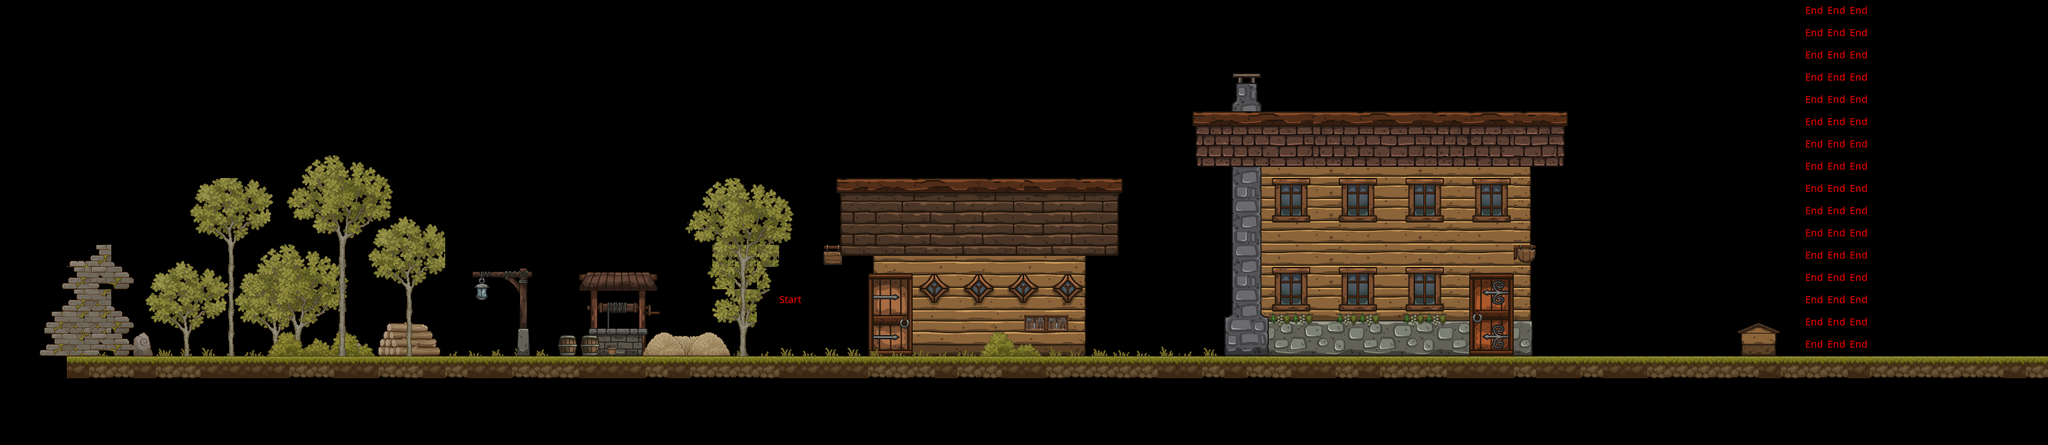

Tiled map render using the project's own tile images. Description and the map definition, with tile-layer contents summarised, below:
An orthogonal 92x20 tile map with 32x32 px tiles, 16 tile layers (End, Spawn, Decoration-BehindBuilding-InFrontOfPlayer, Buildings-InFrontOfPlayer, ...) and 3 objects.

<map version="1.9" tiledversion="1.9.2" orientation="orthogonal" renderorder="right-down" width="92" height="20" tilewidth="32" tileheight="32" infinite="0" nextlayerid="25" nextobjectid="1">
 <tileset firstgid="1" name="Market" tilewidth="32" tileheight="32" tilecount="4420" columns="68">
  <image source="ANXY-FeedTheDog.png" width="2184" height="2086" />
  <tile id="2332">
   <objectgroup draworder="index" id="2">
    <object id="5" x="0" y="0" width="32" height="32" />
   </objectgroup>
  </tile>
  <tile id="3148">
   <objectgroup draworder="index" id="2">
    <object id="1" x="0" y="0.454545" width="32" height="32" />
   </objectgroup>
  </tile>
  <tile id="3284">
   <objectgroup draworder="index" id="2">
    <object id="1" x="0" y="0" width="32" height="32" />
   </objectgroup>
  </tile>
 </tileset>
 <layer id="24" name="End" width="92" height="20">
  <data>[1840 cells, 48 non-empty, 1 distinct tile ids]</data>
 </layer>
 <layer id="7" name="Spawn" width="92" height="20">
  <data>[1840 cells, 1 non-empty, 1 distinct tile ids]</data>
 </layer>
 <layer id="15" name="Decoration-BehindBuilding-InFrontOfPlayer" width="92" height="20">
  <data>[1840 cells, 1 non-empty, 1 distinct tile ids]</data>
 </layer>
 <layer id="1" name="Buildings-InFrontOfPlayer" width="92" height="20">
  <data>[1840 cells, 54 non-empty, 28 distinct tile ids]</data>
 </layer>
 <layer id="13" name="Decoration-InFrontBuilding-InFrontOfPlayer" width="92" height="20">
  <data>[1840 cells, 24 non-empty, 12 distinct tile ids]</data>
 </layer>
 <layer id="16" name="Fauna2-InFrontOfPlayer" width="92" height="20">
  <data>[1840 cells, 0 non-empty, 0 distinct tile ids]</data>
 </layer>
 <layer id="18" name="Fauna-InFrontOfPlayer" width="92" height="20">
  <data>[1840 cells, 1 non-empty, 1 distinct tile ids]</data>
 </layer>
 <layer id="2" name="Ground" width="92" height="20">
  <data>[1840 cells, 89 non-empty, 4 distinct tile ids]</data>
 </layer>
 <layer id="22" name="Grass-Ground" width="92" height="20">
  <data>[1840 cells, 61 non-empty, 17 distinct tile ids]</data>
 </layer>
 <layer id="23" name="Decoration3-BehindPlayer" width="92" height="20">
  <data>[1840 cells, 4 non-empty, 3 distinct tile ids]</data>
 </layer>
 <layer id="4" name="Building-BehindPlayer" width="92" height="20">
  <data>[1840 cells, 242 non-empty, 86 distinct tile ids]</data>
 </layer>
 <layer id="21" name="Decoration2-BehindPlayer" width="92" height="20">
  <data>[1840 cells, 95 non-empty, 45 distinct tile ids]</data>
 </layer>
 <layer id="3" name="Decoration-BehindPlayer" width="92" height="20">
  <data>[1840 cells, 46 non-empty, 31 distinct tile ids]</data>
 </layer>
 <layer id="20" name="Fauna3-BehindPlayer" width="92" height="20">
  <data>[1840 cells, 36 non-empty, 28 distinct tile ids]</data>
 </layer>
 <layer id="19" name="Fauna2-BehindPlayer" width="92" height="20">
  <data>[1840 cells, 57 non-empty, 52 distinct tile ids]</data>
 </layer>
 <layer id="17" name="Fauna-BehindPlayer" width="92" height="20">
  <data>[1840 cells, 98 non-empty, 51 distinct tile ids]</data>
 </layer>
</map>
